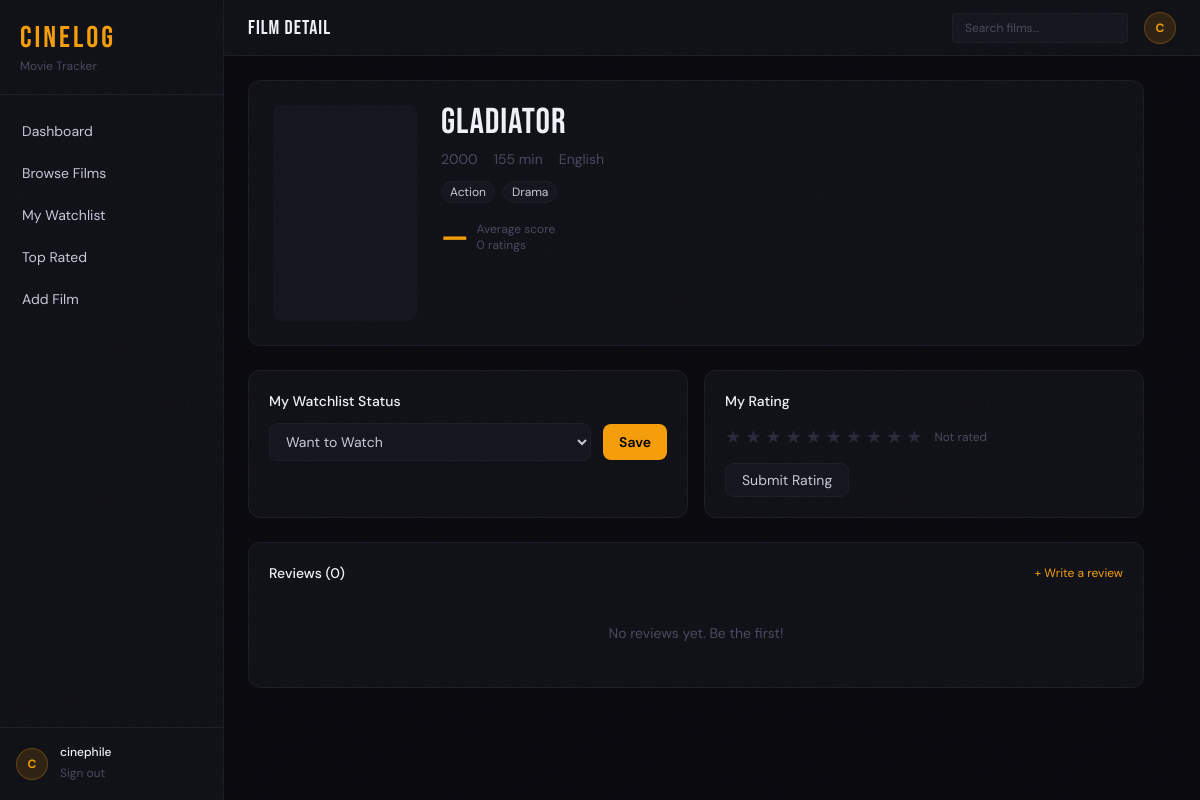
Page /movie.php?id=10 (signed in) on the committed database.
### tables this page shows
CREATE TABLE Movies (
    movie_id        INT AUTO_INCREMENT PRIMARY KEY,
    title           VARCHAR(200) NOT NULL,
    release_year    YEAR,
    duration_mins   INT,
    language        VARCHAR(50),
    poster_url      VARCHAR(500),
    created_at      DATETIME DEFAULT CURRENT_TIMESTAMP
);

CREATE TABLE Genres (
    genre_id    INT AUTO_INCREMENT PRIMARY KEY,
    genre_name  VARCHAR(50) NOT NULL UNIQUE
);

### includes/db.php (called while the page is built, shortened)
<?php
function db_connect()
{
    static $conn = null;
    if ($conn === null) {
        $conn = new mysqli(DB_HOST, DB_USER, DB_PASS, DB_NAME);
        $conn->set_charset('utf8mb4');
    }
    return $conn;
}
function get_param_types(array $params): string
{
    $types = '';
    foreach ($params as $param) {
        if (is_int($param)) {
            $types .= 'i';
        } elseif (is_float($param)) {
            $types .= 'd';
        } else {
            $types .= 's';
        }
    }
    return $types;
}
function ref_values(array &$arr): array
{
    $refs = [];
    foreach ($arr as $key => $value) {
        $refs[$key] = &$arr[$key];
    }
    return $refs;
}
function db_prepare(string $sql, array $params = [])
{
    $conn = db_connect();
    $stmt = $conn->prepare($sql);
    if (!empty($params)) {
        $types = get_param_types($params);
        call_user_func_array([$stmt, 'bind_param'], array_merge([$types], ref_values($params)));
    }
    return $stmt;
}
function db_fetch_all(string $sql, array $params = []): array
{
    $stmt = db_prepare($sql, $params);
    $stmt->execute();
    $result = $stmt->get_result();
    $rows = $result->fetch_all(MYSQLI_ASSOC);
    return $rows ?: [];
}
function db_fetch_one(string $sql, array $params = []): ?array
{
    $rows = db_fetch_all($sql, $params);
    return $rows[0] ?? null;
}

### movie.php (the view, shortened to what this page needs)
<?php
$mid = isset($_GET['id']) ? (int) $_GET['id'] : 0;
$movie = db_fetch_one(
    'SELECT m.*, ROUND(AVG(r.score),1) AS avg_score, COUNT(DISTINCT r.rating_id) AS rating_count FROM Movies m LEFT JOIN Ratings r ON r.movie_id = m.movie_id WHERE m.movie_id = ? GROUP BY m.movie_id',
    [$mid]
);
$genres = db_fetch_all('SELECT g.genre_name FROM Genres g JOIN MovieGenres mg ON mg.genre_id = g.genre_id WHERE mg.movie_id = ?', [$mid]);
$reviews = db_fetch_all('SELECT rv.review_text, rv.created_at, u.username FROM Reviews rv JOIN Users u ON u.user_id = rv.user_id WHERE rv.movie_id = ? ORDER BY rv.created_at DESC', [$mid]);
$my_rating = db_fetch_one('SELECT score FROM Ratings WHERE user_id = ? AND movie_id = ?', [$_SESSION['user_id'], $mid]);
$my_status = db_fetch_one('SELECT status FROM Watchlist WHERE user_id = ? AND movie_id = ?', [$_SESSION['user_id'], $mid]);
include __DIR__ . '/partials/header.php';
?>
<div class="max-w-4xl space-y-6" x-data="{ ratingVal: <?= $my_rating['score'] ?? 0 ?> }">
  <div class="bg-[#111118] border border-[#1e1e2a] rounded-xl overflow-hidden">
    <div class="flex gap-6 p-6">
      <div class="w-36 flex-shrink-0">
        <div class="aspect-[2/3] bg-[#16161f] rounded-lg overflow-hidden flex items-center justify-center">
        </div>
      </div>
      <div class="flex-1 min-w-0">
        <h2 class="font-display text-4xl text-[#f0f0f8] tracking-wide leading-none"><?= htmlspecialchars($movie['title']) ?></h2>
        <div class="flex items-center gap-4 mt-2 text-sm text-[#4a4a5e]">
          <?php if ($movie['release_year']): ?><span><?= htmlspecialchars($movie['release_year']) ?></span><?php endif; ?>
          <?php if ($movie['duration_mins']): ?><span><?= htmlspecialchars($movie['duration_mins']) ?> min</span><?php endif; ?>
          <?php if ($movie['language']): ?><span><?= htmlspecialchars($movie['language']) ?></span><?php endif; ?>
        </div>
        <div class="flex flex-wrap gap-2 mt-3">
          <?php foreach ($genres as $g): ?>
            <span class="text-xs px-2 py-0.5 bg-[#16161f] border border-[#1e1e2a] rounded-full text-[#c8c8d8]"><?= htmlspecialchars($g['genre_name']) ?></span>
          <?php endforeach; ?>
        </div>
        <div class="flex items-center gap-2 mt-4">
          <span class="text-3xl font-bold text-[#f59e0b]"><?= $movie['avg_score'] ?: '—' ?></span>
          <div>
            <p class="text-xs text-[#4a4a5e]">Average score</p>
            <p class="text-xs text-[#4a4a5e]"><?= htmlspecialchars($movie['rating_count']) ?> rating<?= $movie['rating_count'] != 1 ? 's' : '' ?></p>
          </div>
        </div>
      </div>
    </div>
  </div>
  <div class="grid grid-cols-2 gap-4">
    <div class="bg-[#111118] border border-[#1e1e2a] rounded-xl p-5">
      <h3 class="text-sm font-medium text-[#f0f0f8] mb-3">My Watchlist Status</h3>
      <form action="watchlist_add.php" method="post" class="flex items-center gap-3">
        <select name="status" class="flex-1 bg-[#16161f] border border-[#1e1e2a] rounded-lg px-3 py-2 text-sm text-[#c8c8d8] focus:outline-none focus:border-[#f59e0b66] transition-colors">
          <option value="want_to_watch" <?= ($my_status['status'] ?? '') === 'want_to_watch' ? 'selected' : '' ?>>Want to Watch</option>
        </select>
        <button type="submit" class="bg-[#f59e0b] hover:bg-[#d97706] text-black text-sm font-semibold px-4 py-2 rounded-lg transition-colors">Save</button>
      </form>
    </div>
    <div class="bg-[#111118] border border-[#1e1e2a] rounded-xl p-5">
      <h3 class="text-sm font-medium text-[#f0f0f8] mb-3">My Rating</h3>
      <form action="rate.php" method="post" class="space-y-3">
        <div class="flex items-center gap-1">
          <?php for ($i = 1; $i <= 10; $i++): ?>
            <label class="cursor-pointer">
              <span class="text-lg hover:text-[#f59e0b] transition-colors <?= (!empty($my_rating['score']) && $my_rating['score'] >= $i) ? 'text-[#f59e0b]' : 'text-[#2a2a3a]' ?>">★</span>
            </label>
          <?php endfor; ?>
          <span class="text-xs text-[#4a4a5e] ml-2"><?= !empty($my_rating['score']) ? htmlspecialchars($my_rating['score']) . '/10' : 'Not rated' ?></span>
        </div>
        <button type="submit" class="bg-[#16161f] hover:bg-[#f59e0b22] border border-[#1e1e2a] hover:border-[#f59e0b44] text-[#c8c8d8] hover:text-[#f59e0b] text-sm px-4 py-1.5 rounded-lg transition-colors">Submit Rating</button>
      </form>
    </div>
  </div>
  <div class="bg-[#111118] border border-[#1e1e2a] rounded-xl p-5" x-data="{ showForm: false }">
    <div class="flex items-center justify-between mb-4">
      <h3 class="text-sm font-medium text-[#f0f0f8]">Reviews (<?= count($reviews) ?>)</h3>
      <button @click="showForm = !showForm" class="text-xs text-[#f59e0b] hover:underline">+ Write a review</button>
    </div>
    <?php if (count($reviews)): ?>
      <div class="space-y-4">
        <?php foreach ($reviews as $rv): ?>
          <div class="border-b border-[#1e1e2a] pb-4 last:border-0 last:pb-0">
            <div class="flex items-center gap-2 mb-1.5">
              <div class="w-6 h-6 rounded-full bg-[#f59e0b22] border border-[#f59e0b44] flex items-center justify-center">
                <span class="text-[#f59e0b] text-xs font-bold"><?= strtoupper(substr($rv['username'], 0, 1)) ?></span>
              </div>
              <span class="text-sm font-medium text-[#f0f0f8]"><?= htmlspecialchars($rv['username']) ?></span>
              <span class="text-xs text-[#4a4a5e]">· <?= date('M d, Y', strtotime($rv['created_at'])) ?></span>
            </div>
            <p class="text-sm text-[#c8c8d8] leading-relaxed"><?= nl2br(htmlspecialchars($rv['review_text'])) ?></p>
          </div>
        <?php endforeach; ?>
      </div>
    <?php else: ?>
      <p class="text-sm text-[#4a4a5e] text-center py-6">No reviews yet. Be the first!</p>
    <?php endif; ?>
  </div>
</div>
<?php include __DIR__ . '/partials/footer.php'; ?>

### partials/header.php (style rules this page uses)
body { font-family: 'DM Sans', sans-serif; }
.font-display { font-family: 'Bebas Neue', sans-serif; }
.film-grain::before { content:''; position:fixed; inset:0; pointer-events:none; z-index:999; opacity: 0.4; }

### rows in the picture
movies: title "Gladiator", release_year "2000", duration_mins "155", language "English"
genres: genre_name "Action"
genres: genre_name "Drama"

### other values in the picture
$link['label'] "Dashboard"
$link['label'] "Browse Films"
$link['label'] "My Watchlist"
$link['label'] "Top Rated"
$link['label'] "Add Film"
substr($user['username'] ?? 'U', 0, 1) "C"
$user['username'] "cinephile"
$pageHeading "Film Detail"
$movie['avg_score'] ?: '—' "—"
$movie['rating_count'] "0"
count($reviews) "0"
